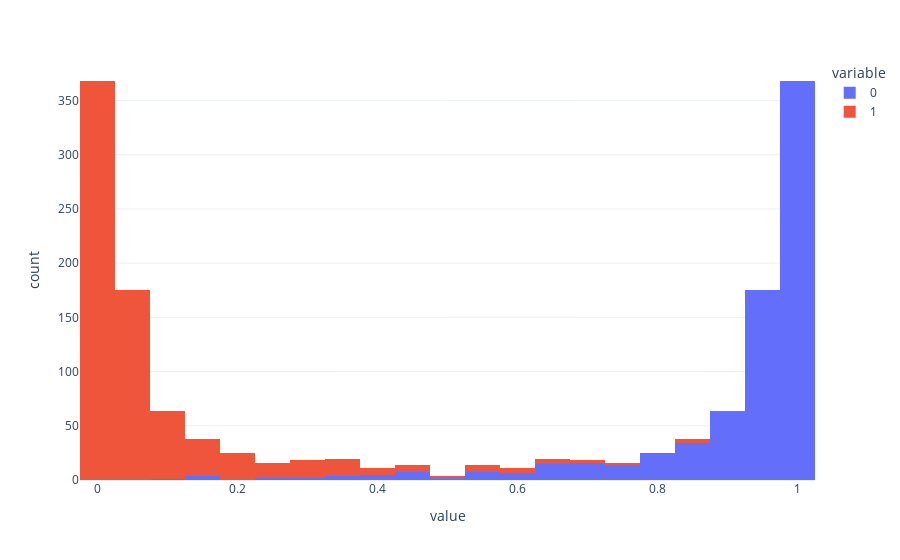

The notebook cell saved with this chart:
### Code cell
px.histogram(model.predict_proba(X_test))

### Figure 1 — Plotly figure (JSON) as saved in the notebook; plotly's stock layout.template omitted (floating-point values rounded to 4 significant figures; data arrays with more than 128 entries replaced by an {"elided": "..."} marker saying what was removed)
{"data": [{"alignmentgroup": "True", "bingroup": "x", "hovertemplate": "variable=0<br>value=%{x}<br>count=%{y}<extra></extra>", "legendgroup": "0", "marker": {"color": "#636efa", "pattern": {"shape": ""}}, "name": "0", "offsetgroup": "0", "orientation": "v", "showlegend": true, "type": "histogram", "x": {"elided": "750 float values"}, "xaxis": "x", "yaxis": "y"}, {"alignmentgroup": "True", "bingroup": "x", "hovertemplate": "variable=1<br>value=%{x}<br>count=%{y}<extra></extra>", "legendgroup": "1", "marker": {"color": "#EF553B", "pattern": {"shape": ""}}, "name": "1", "offsetgroup": "1", "orientation": "v", "showlegend": true, "type": "histogram", "x": {"elided": "750 float values"}, "xaxis": "x", "yaxis": "y"}], "layout": {"autosize": true, "barmode": "relative", "legend": {"title": {"text": "variable"}, "tracegroupgap": 0}, "margin": {"t": 60}, "xaxis": {"anchor": "y", "autorange": true, "domain": [0, 1], "range": [-0.025, 1.025], "title": {"text": "value"}, "type": "linear"}, "yaxis": {"anchor": "x", "autorange": true, "domain": [0, 1], "range": [0, 387.4], "title": {"text": "count"}}}}
